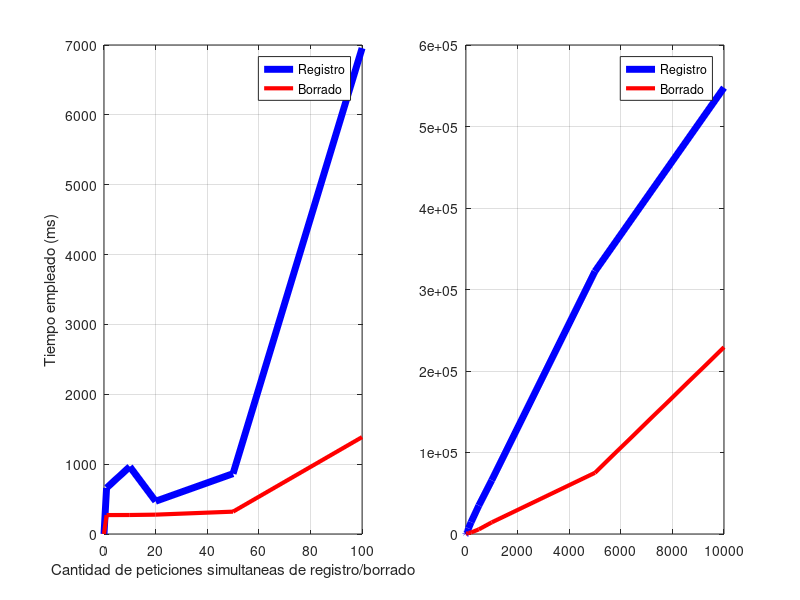

Here is the MATLAB script that generated this plot:
clear; clf;
x = [0 1 10 20 50 100 200 500 1000 5000 10000];
ins = [0 660 964 469 864 6955 14460 34901 65909 322281 547662];
del = [0 271 272 277 320 1387 1870 5654 14254 75101 229148]
subplot(121), 
plot(x(1:6), ins(1:6), 'b', 'linewidth', 5), hold on, grid on;
plot(x(1:6), del(1:6), 'r', 'linewidth', 3);
legend('Registro', 'Borrado');
xlabel('Cantidad de peticiones simultaneas de registro/borrado');
ylabel('Tiempo empleado (ms)');
subplot(122),
plot(x, ins, 'b', 'linewidth', 5), hold on, grid on;
plot(x, del, 'r', 'linewidth', 3);
legend('Registro', 'Borrado');
hold off;

